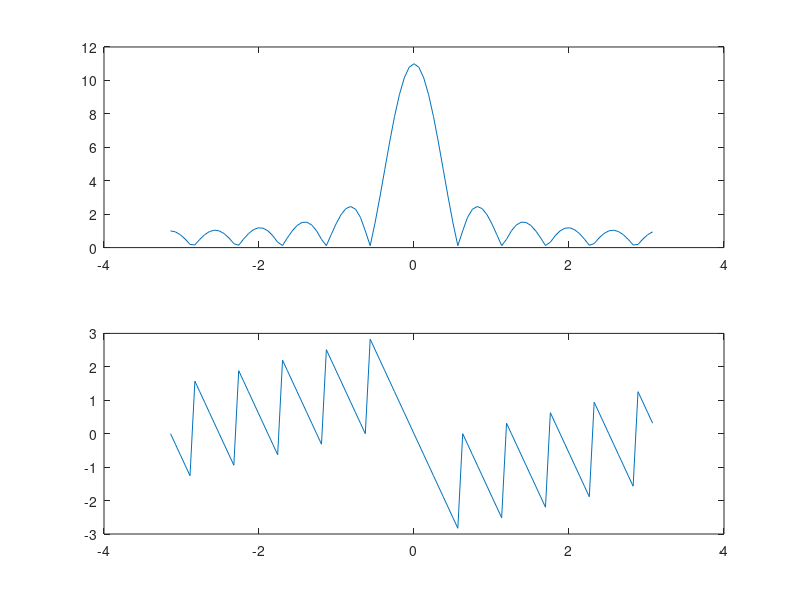

The MATLAB script that drew this image:
%proper use of dtftsinc function
clear
clc

N=100;

%note that if N is odd then range could be just -N/2:N/2 but for even N it
%has to be as follows
w=[-N/2:N/2-1].*2*pi/N;
x=[ones(1,11)];

X1=fft(x,N);
X=fftshift(X1);

figure(3)
clf
subplot(211)
plot(w,abs(X))
subplot(212)
plot(w,angle(X))